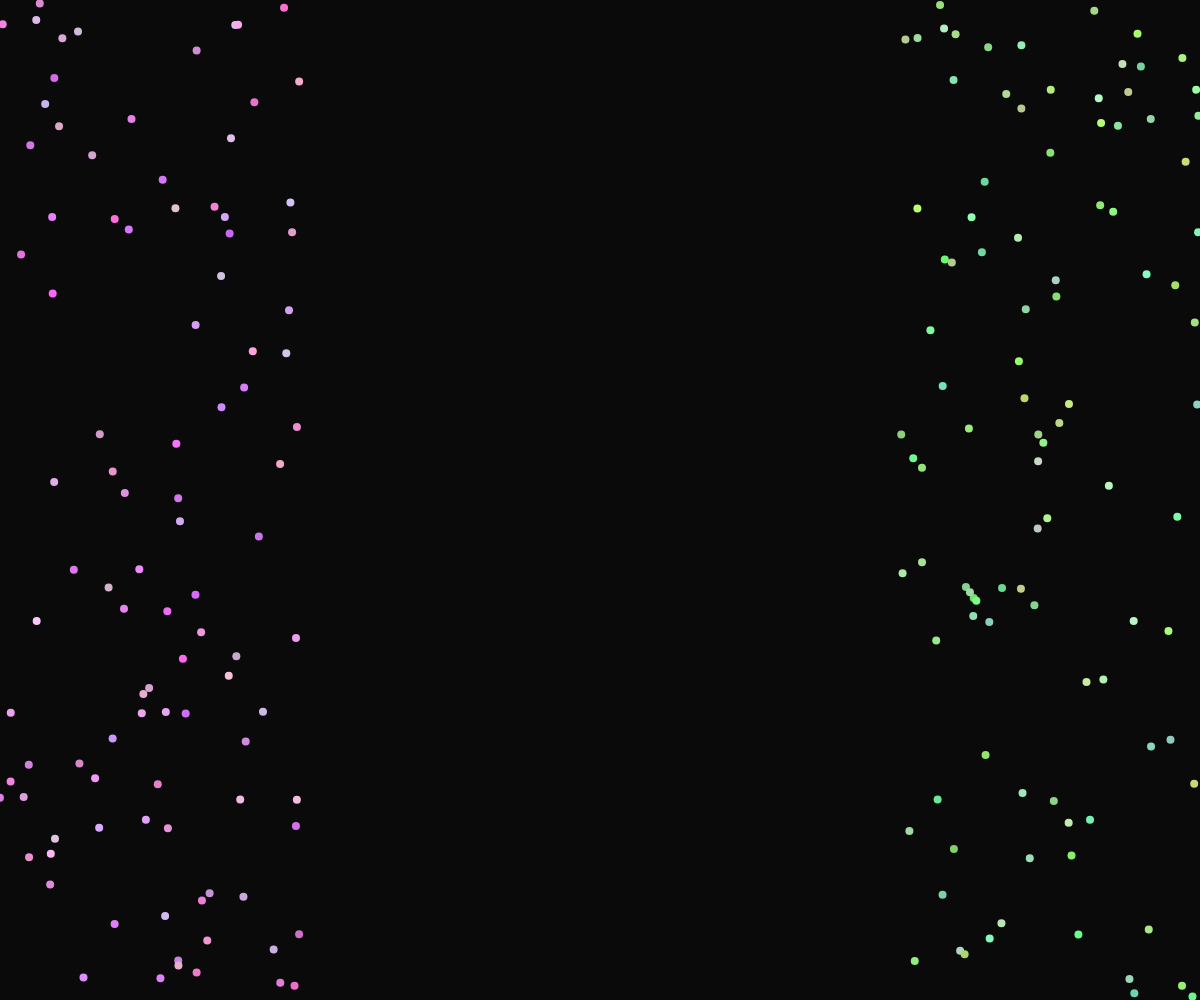
Frame 1 (no input)
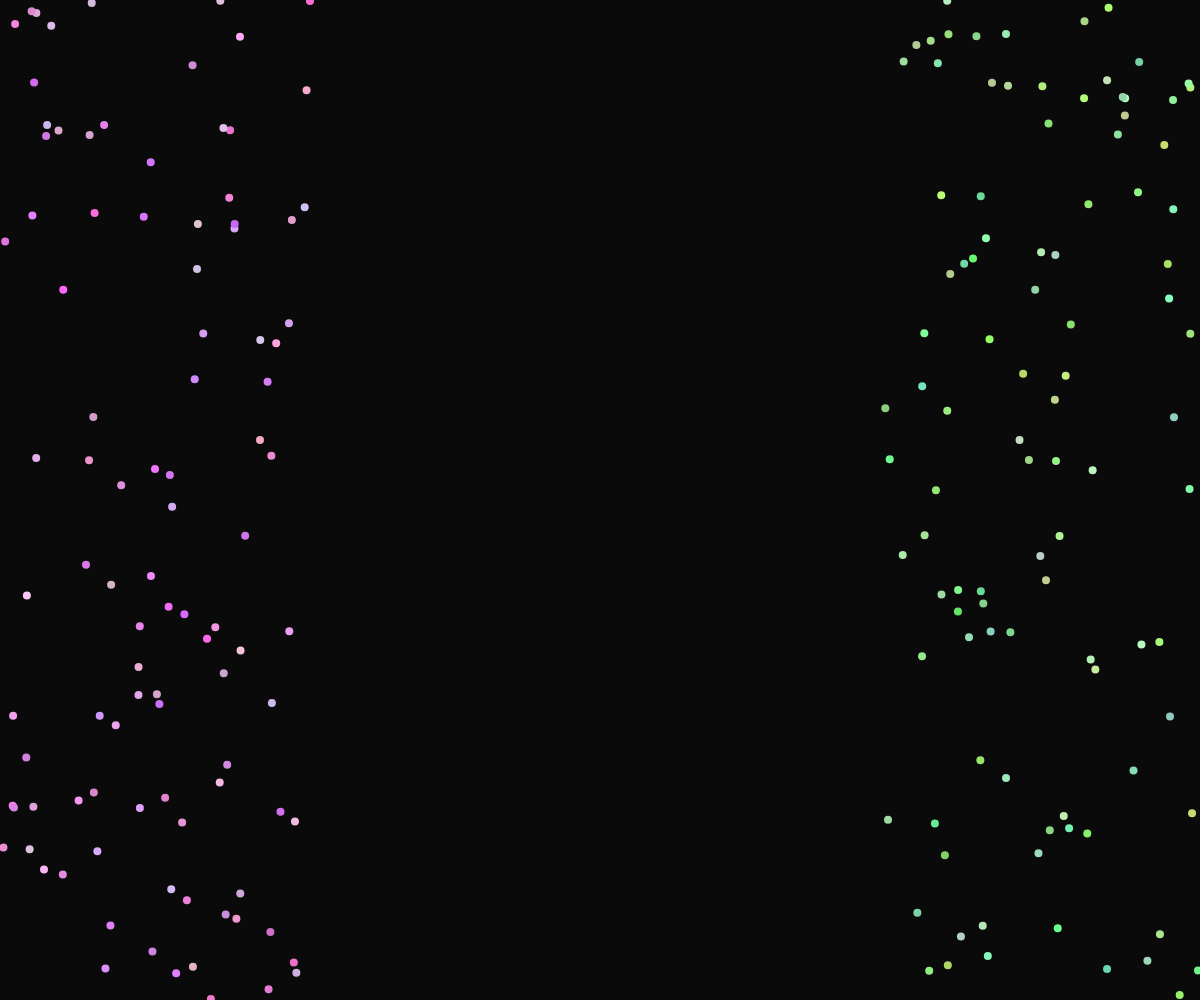
Frame 60 (no input)
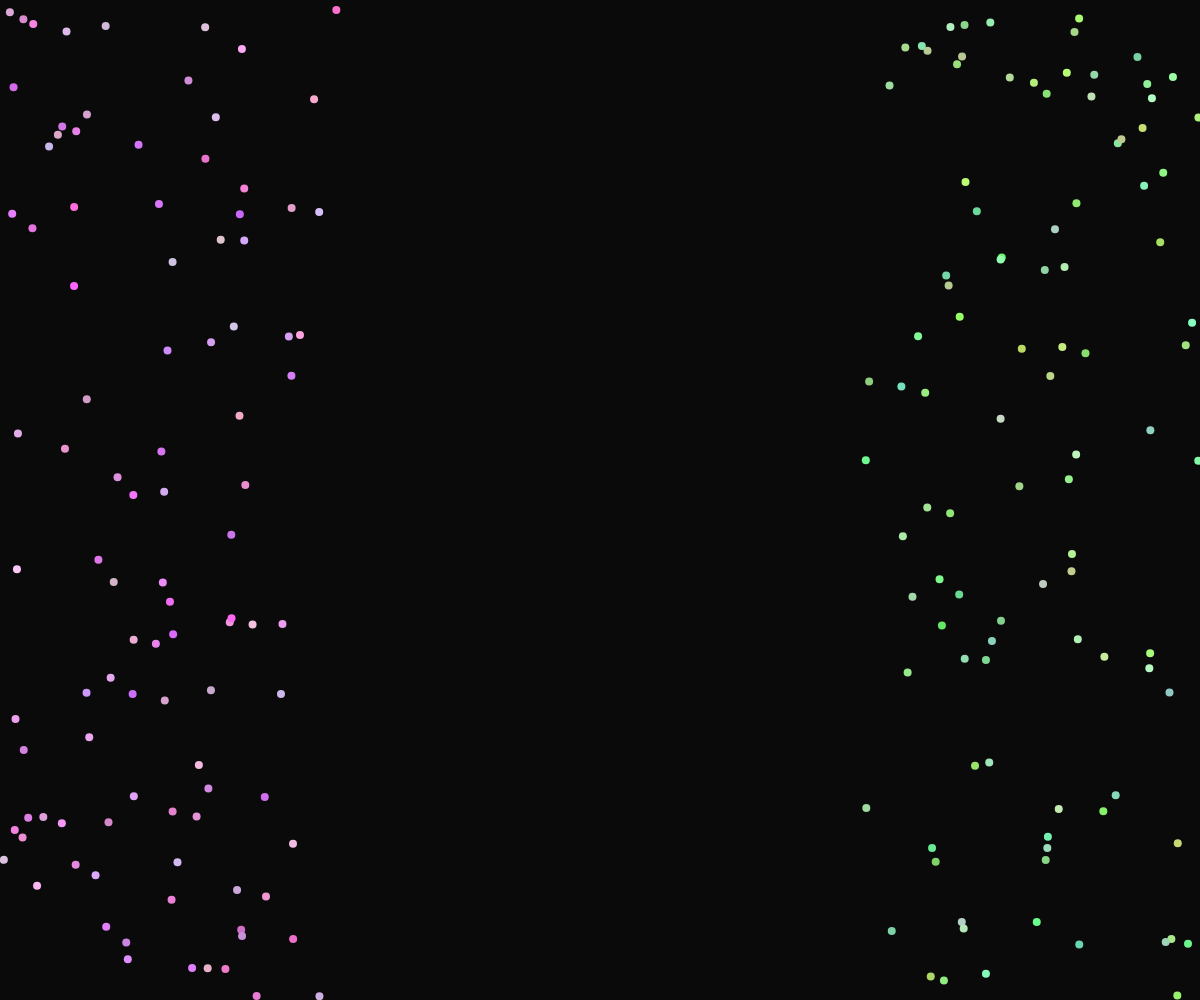
Frame 120 (the mouse pressed at the canvas centre since frame 60)

The p5.js sketch that drew these frames (run headless with seeded random() and noise() and a simulated clock; from frame 60 on, the mouse is pressed at the canvas centre):

// p5.js sketch
// ── sketch.js
let particles1 = [];
let particles2 = [];
const numParticles = 100;
const separationDistance = 80;
const attractionStrength = 0.05;

function setup() {
  createCanvas(windowWidth, windowHeight);
  // Initialize two streams of particles
  for (let i = 0; i < numParticles; i++) {
    particles1.push({
      x: random(width / 4),
      y: random(height),
      vx: random(-0.5, 0.5),
      vy: random(-0.5, 0.5),
      color: color(random(200, 255), random(100, 200), random(200, 255))
    });
    particles2.push({
      x: random(width * 3/4, width),
      y: random(height),
      vx: random(-0.5, 0.5),
      vy: random(-0.5, 0.5),
      color: color(random(100, 200), random(200, 255), random(100, 200))
    });
  }
}

function draw() {
  background(10);

  // Update and display particles for stream 1
  for (let i = 0; i < particles1.length; i++) {
    let p = particles1[i];
    
    // Apply velocity
    p.x += p.vx;
    p.y += p.vy;

    // Boundary check
    if (p.x < 0 || p.x > width) p.vx *= -1;
    if (p.y < 0 || p.y > height) p.vy *= -1;

    fill(p.color);
    noStroke();
    ellipse(p.x, p.y, 8);

    // Apply attraction to stream 2
    for (let j = 0; j < particles2.length; j++) {
      let other = particles2[j];
      let d = dist(p.x, p.y, other.x, other.y);
      
      if (d < separationDistance && d > 0) {
        let force = map(d, 0, separationDistance, 1, 0);
        let angle = atan2(p.y - other.y, p.x - other.x);
        
        p.vx += cos(angle) * force * attractionStrength;
        p.vy += sin(angle) * force * attractionStrength;
      }
    }
  }

  // Update and display particles for stream 2
  for (let i = 0; i < particles2.length; i++) {
    let p = particles2[i];
    
    // Apply velocity
    p.x += p.vx;
    p.y += p.vy;

    // Boundary check
    if (p.x < 0 || p.x > width) p.vx *= -1;
    if (p.y < 0 || p.y > height) p.vy *= -1;

    fill(p.color);
    noStroke();
    ellipse(p.x, p.y, 8);

    // Apply attraction to stream 1
    for (let j = 0; j < particles1.length; j++) {
      let other = particles1[j];
      let d = dist(p.x, p.y, other.x, other.y);
      
      if (d < separationDistance && d > 0) {
        let force = map(d, 0, separationDistance, 1, 0);
        let angle = atan2(p.y - other.y, p.x - other.x);
        
        p.vx += cos(angle) * force * attractionStrength;
        p.vy += sin(angle) * force * attractionStrength;
      }
    }
  }
}

function windowResized() {
  resizeCanvas(windowWidth, windowHeight);
}
